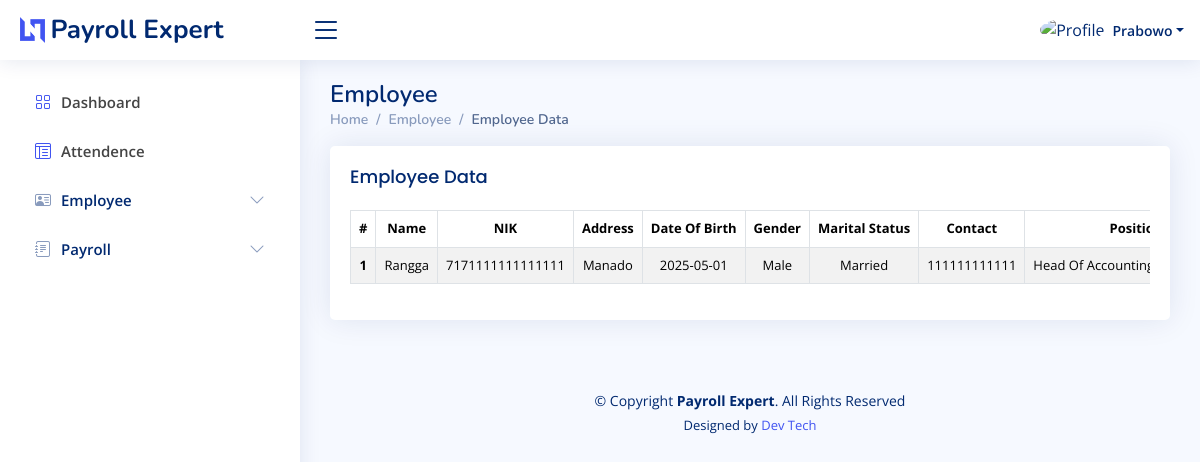
/index.php?page=employee (signed in), run on the app's committed database.
### tables this page shows
CREATE TABLE `employee_table` (
  `id` int NOT NULL,
  `name` varchar(50) NOT NULL,
  `nik` bigint NOT NULL,
  `address` text NOT NULL,
  `date_of_birth` date NOT NULL,
  `gender` varchar(6) NOT NULL,
  `marital_status` varchar(10) NOT NULL,
  `contact` bigint NOT NULL,
  `position` varchar(50) NOT NULL,
  `department` varchar(20) NOT NULL,
  `employement_type` varchar(20) NOT NULL,
  `hire_date` date NOT NULL,
  `employee_id` varchar(16) NOT NULL,
  `npwp` bigint NOT NULL,
  `dependent_status` varchar(5) NOT NULL,
  `bpjs_number` varchar(20) NOT NULL,
  `base_salary` int NOT NULL,
  `bank_account_number` varchar(20) NOT NULL
);

### layout/hr/employee.php (the view, shortened to what this page needs)
<div class="pagetitle">
    <h1>Employee</h1>
    <nav>
        <ol class="breadcrumb">
            <li class="breadcrumb-item"><a href="?page=dashboard">Home</a></li>
            <li class="breadcrumb-item">Employee</li>
            <li class="breadcrumb-item active">Employee Data</li>
        </ol>
    </nav>
</div>
<section class="section">
    <div class="row">
        <div class="col-lg-12">
            <div class="card">
                <div class="card-body">
                    <h5 class="card-title">Employee Data</h5>
                    <div class="table-responsive">
                        <table class="table table-striped table-bordered">
                            <thead>
                                <tr>
                                    <th>#</th>
                                    <th>Name</th>
                                    <th>NIK</th>
                                    <th>Address</th>
                                    <th>Date Of Birth</th>
                                    <th>Gender</th>
                                    <th>Marital Status</th>
                                    <th>Contact</th>
                                    <th>Position</th>
                                </tr>
                            </thead>
                            <tbody style="text-transform: capitalize;">
                                <?php
                                $countRows = 1;
                                foreach ($dataEmployee as $row) {
                                ?>
                                    <tr>
                                        <th><?php echo $countRows++; ?></th>
                                        <td><?php echo $row['name']; ?></td>
                                        <td><?php echo $row['nik']; ?></td>
                                        <td><?php echo $row['address']; ?></td>
                                        <td><?php echo $row['date_of_birth']; ?></td>
                                        <td><?php echo $row['gender']; ?></td>
                                        <td><?php echo $row['marital_status']; ?></td>
                                        <td><?php echo $row['contact']; ?></td>
                                        <td><?php echo $row['position']; ?></td>
                                    </tr>
                                <?php
                                }
                                ?>
                            </tbody>
                        </table>
                    </div>
                </div>
            </div>
        </div>
    </div>
</section>

### assets/css/style.css (style rules this page uses)
:root { scroll-behavior: smooth; }
body { font-family: "Open Sans", sans-serif; background: #f6f9ff; color: #444444; }
a { color: #4154f1; text-decoration: none; }
h1, h2, h3, h4, h5, h6 { font-family: "Nunito", sans-serif; }
.pagetitle { margin-bottom: 10px; }
.pagetitle h1 { font-size: 24px; margin-bottom: 0; font-weight: 600; color: #012970; }
.card { margin-bottom: 30px; border: none; border-radius: 5px; box-shadow: 0px 0 30px rgba(1, 41, 112, 0.1); }
.card-title { padding: 20px 0 15px 0; font-size: 18px; font-weight: 500; color: #012970; font-family: "Poppins", sans-serif; }
.card-body { padding: 0 20px 20px 20px; }
.breadcrumb { font-size: 14px; font-family: "Nunito", sans-serif; color: #899bbd; font-weight: 600; }
.breadcrumb a { color: #899bbd; transition: 0.3s; }
.breadcrumb .breadcrumb-item::before { color: #899bbd; }
.breadcrumb .active { color: #51678f; font-weight: 600; }

### layout/hr/employee.php (style rules this page uses)
table { font-size: small; text-align: center; }
td, th { white-space: nowrap; }

### data on the page
employee_table: name "Rangga", nik "7171111111111111", address "Manado", date_of_birth "2025-05-01", gender "Male", marital_status "Married", contact "111111111111", position "Head Of…"

### other printed values
$name "Prabowo"
